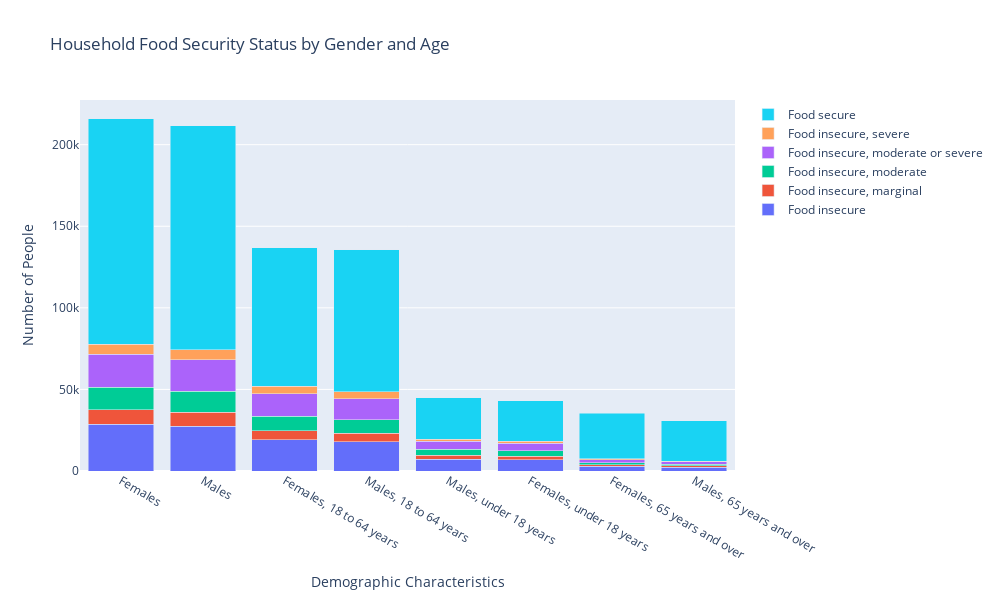

Notebook code cell kept with this figure:
### Code cell
persons_df = food_df[food_df['Demographic characteristics'].apply(lambda row: 'Males' in row or 'Females' in row)]
security_status_persons_grp = persons_df[persons_df['UOM']=='Number'].groupby(['Household food security status', 'Demographic characteristics']).sum(numeric_only=True)[['VALUE']].unstack('Household food security status')
security_status_persons_grp = security_status_persons_grp['VALUE']
security_status_persons_grp['total'] = security_status_persons_grp.T.sum()
security_status_persons_grp = security_status_persons_grp.sort_values(['total'], ascending=False)
security_status_persons_grp.drop(columns='total', inplace=True)

x_labels = security_status_persons_grp.index.tolist()
categories = security_status_persons_grp.columns
y_values = [security_status_persons_grp[category].tolist() for category in categories]

fig = go.Figure()
for i, category in enumerate(categories):
    fig.add_trace(go.Bar(x=x_labels, y=y_values[i], name=category))

fig.update_layout(
    barmode='stack',
    title='Household Food Security Status by Gender and Age',
    xaxis_title='Demographic Characteristics',
    yaxis_title='Number of People',
    width=1000,
    height=600
)

fig.write_json('gender_grp.json')

fig.show()

### Figure 1 — Plotly figure (JSON) as saved in the notebook; plotly's stock layout.template omitted (floating-point values rounded to 4 significant figures)
{"data": [{"name": "Food insecure", "type": "bar", "x": ["Females", "Males", "Females, 18 to 64 years", "Males, 18 to 64 years", "Males, under 18 years", "Females, under 18 years", "Females, 65 years and over", "Males, 65 years and over"], "y": [28802, 27578, 19103, 17949, 7273, 6840, 2857, 2347]}, {"name": "Food insecure, marginal", "type": "bar", "x": ["Females", "Males", "Females, 18 to 64 years", "Males, 18 to 64 years", "Males, under 18 years", "Females, under 18 years", "Females, 65 years and over", "Males, 65 years and over"], "y": [8680, 8338, 5499, 5112, 2329, 2121, 990, 805]}, {"name": "Food insecure, moderate", "type": "bar", "x": ["Females", "Males", "Females, 18 to 64 years", "Males, 18 to 64 years", "Males, under 18 years", "Females, under 18 years", "Females, 65 years and over", "Males, 65 years and over"], "y": [13854, 13094, 9064, 8380, 3648, 3446, 1309, 1025]}, {"name": "Food insecure, moderate or severe", "type": "bar", "x": ["Females", "Males", "Females, 18 to 64 years", "Males, 18 to 64 years", "Males, under 18 years", "Females, under 18 years", "Females, 65 years and over", "Males, 65 years and over"], "y": [20125, 19241, 13602, 12843, 4915, 4692, 1823, 1470]}, {"name": "Food insecure, severe", "type": "bar", "x": ["Females", "Males", "Females, 18 to 64 years", "Males, 18 to 64 years", "Males, under 18 years", "Females, under 18 years", "Females, 65 years and over", "Males, 65 years and over"], "y": [6270, 6146, 4539, 4443, 1205, 1139, 390, 306]}, {"name": "Food secure", "type": "bar", "x": ["Females", "Males", "Females, 18 to 64 years", "Males, 18 to 64 years", "Males, under 18 years", "Females, under 18 years", "Females, 65 years and over", "Males, 65 years and over"], "y": [138285, 137090, 85167, 86770, 25543, 24957, 28170, 24770]}], "layout": {"barmode": "stack", "height": 600, "title": {"text": "Household Food Security Status by Gender and Age"}, "width": 1000, "xaxis": {"title": {"text": "Demographic Characteristics"}}, "yaxis": {"title": {"text": "Number of People"}}}}
